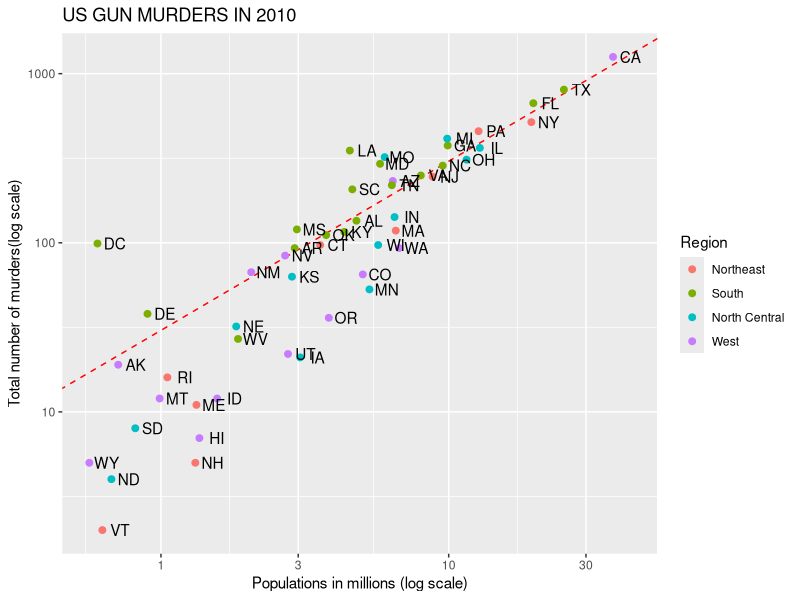
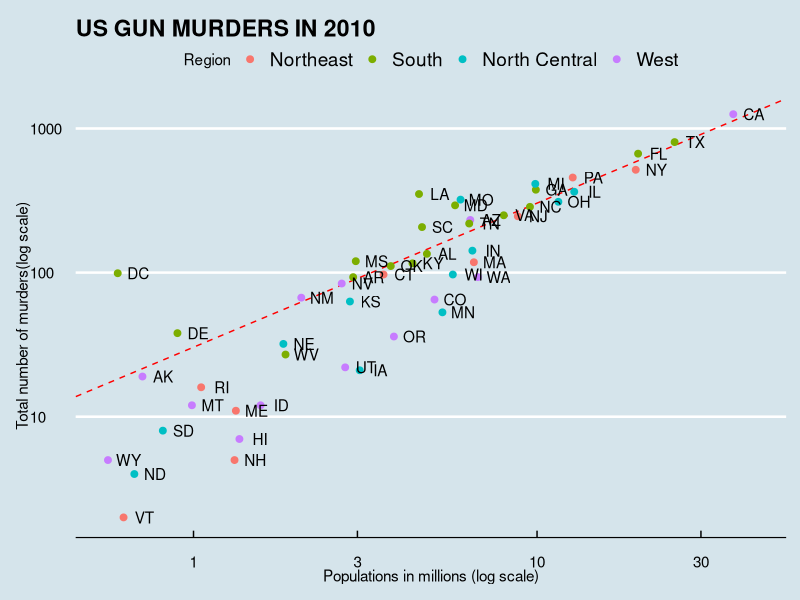
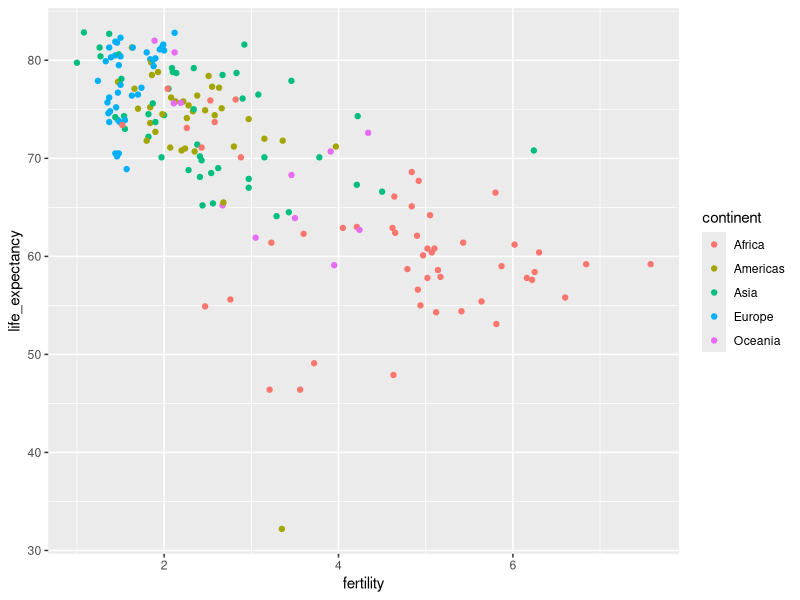
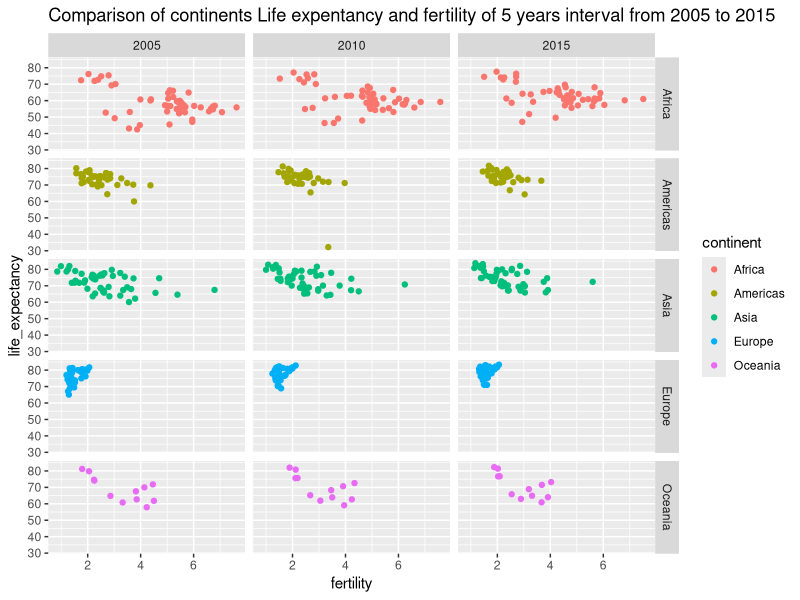
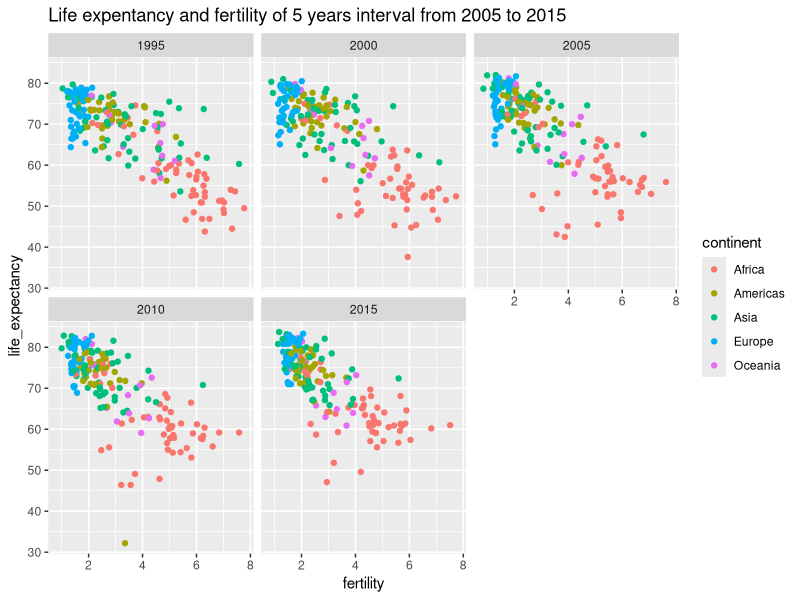
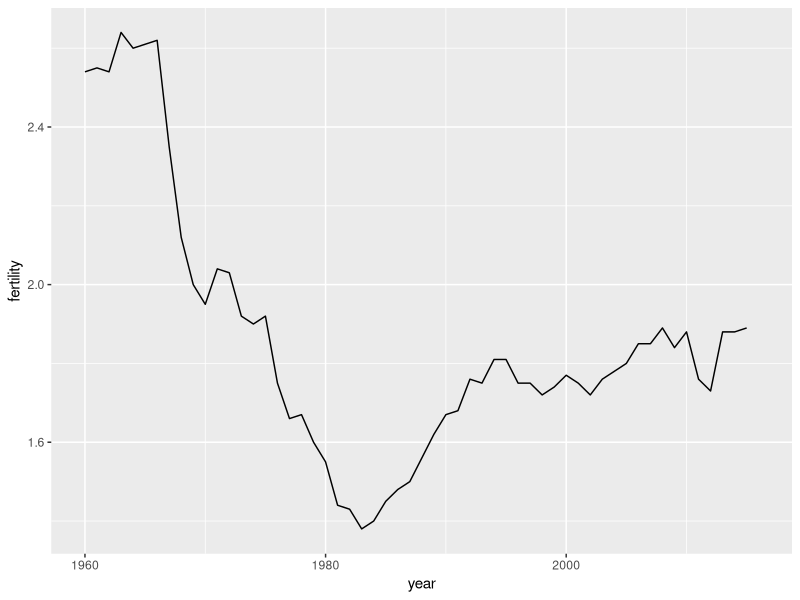
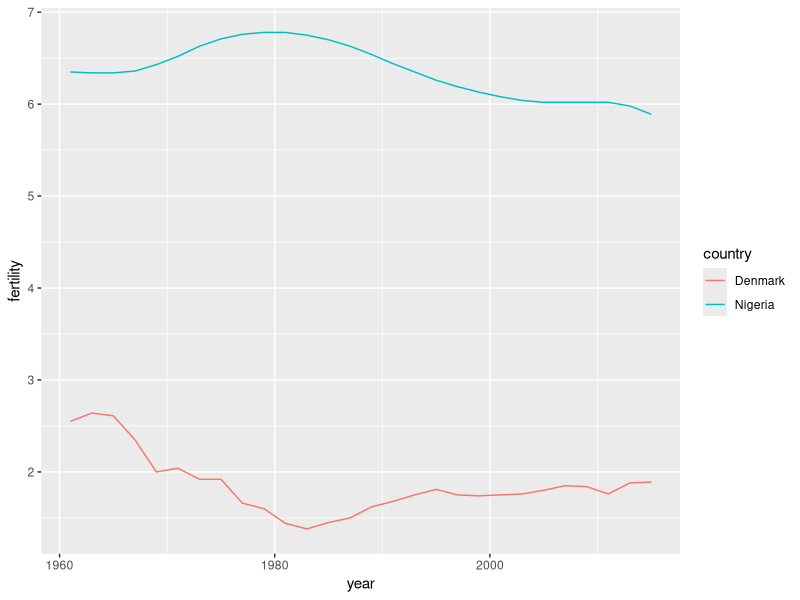
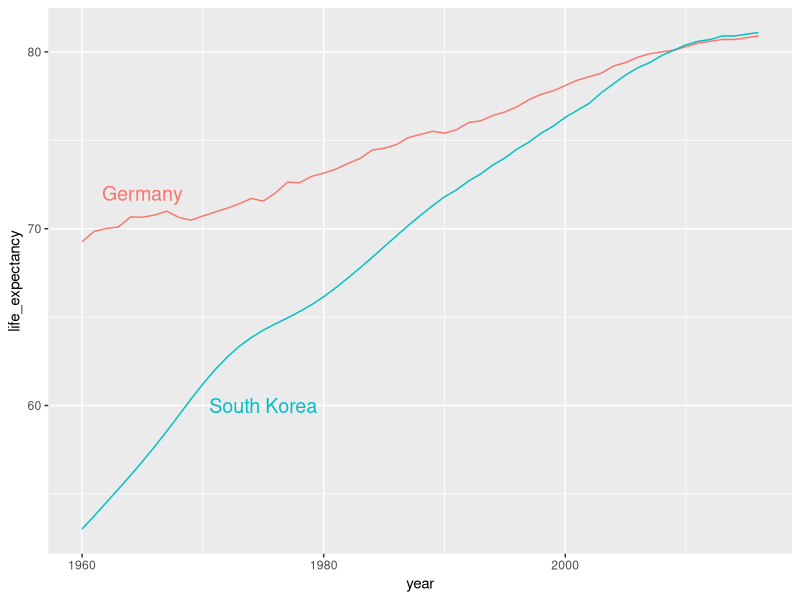

Write R code to recreate these figures, in order.
library(tidyverse)
library(dslabs)
data(murders)
r <- murders %>% summarize (rate =sum(total)/sum(population)*1000000) %>% .$rate
p <- murders %>% ggplot(aes(population/10^6, total, label = abb))
m <- p + geom_abline(intercept = log10(r), lty = 2, color = 'red') +
  geom_point(aes(col = region), size = 2)+
    geom_text(nudge_x = 0.06) +
  scale_x_continuous(trans = 'log10') +
  scale_y_continuous(trans = 'log10') +
  xlab('Populations in millions (log scale)') + 
  ylab('Total number of murders(log scale)') +
  ggtitle('US GUN MURDERS IN 2010') +
  scale_color_discrete(name = 'Region')
print(m)
library(ggthemes)
library(ggrepel)
m + theme_economist()
library(dslabs)
data("gapminder")
head(gapminder)
tail(gapminder)
#to get the mortality rate of two countries from gapminder data
gapminder %>% filter(year== 2011 & country %in% c('Nigeria', 'Ghana')) %>% select(country, infant_mortality)
gapminder %>% filter(year == 2010) %>%ggplot(aes(fertility, life_expectancy, color = continent)) + 
  geom_point()
#faceting
# comparing across continents and across select years
gapminder %>% filter(year%in% c(2005, 2010, 2015)) %>%ggplot(aes(fertility, life_expectancy, color = continent))+
  geom_point() + facet_grid(continent~ year)+ ggtitle ('Comparison of continents Life expentancy and fertility of 5 years interval from 2005 to 2015')
#to have a viewable dimension, we use facet_wrap()
#comparing across all continents across specific years
gapminder %>% filter(year%in% c(1995, 2000, 2005, 2010, 2015)) %>%ggplot(aes(fertility, life_expectancy, color = continent))+
  geom_point() + facet_wrap(.~ year) + ggtitle('Life expentancy and fertility of 5 years interval from 2005 to 2015')
#TIME SERIES PLOT
gapminder %>% filter (country == 'Denmark') %>% ggplot(aes(x=year,y= fertility)) +
  geom_line()
#for two countries
gapminder %>% filter (country == c('Denmark','Nigeria')) %>% ggplot(aes(x=year,y= fertility, color = country)) +
  geom_line()
#Adding labels to the map
countries <- c('South Korea', 'Germany')
labels <- data.frame(country = countries, x = c(1975, 1965), y = c(60, 72))
gapminder %>% filter(country %in% countries) %>%
  ggplot(aes(year, life_expectancy, col = country)) +
  geom_line() +
  geom_text(data = labels, aes(x, y, label = country), size = 5) +
  theme(legend.position = "none")
#Gapminder GDP Transformation
gapminder <- gapminder %>% mutate(dollars_per_day = gdp/population/365)
gapminder %>% filter(year == 2010 & !is.na(gdp)) %>% ggplot(aes(dollars_per_day)) +
   geom_histogram(binwidth = 1, color = 'green')
#transforming into log2
gapminder %>% filter(year == 2010 & !is.na(gdp)) %>% ggplot(aes(log2(dollars_per_day))) +
  geom_histogram(binwidth = 1, color = 'green')
#boxplot and stratification
length(levels(gapminder$region))
m <- gapminder %>% filter(dollars_per_day & !is.na(dollars_per_day), region %in% c('Eastern Africa', 'Western Africa', 'Northern Africa', 'Southern Africa'))
m
m %>% ggplot(aes(region, dollars_per_day)) + geom_boxplot()
gapminder %>% filter(year == 2010 & !is.na(gdp)) %>%  mutate(region = reorder(region,dollars_per_day, FUN = median)) %>%  ggplot(aes(region, dollars_per_day, fill = continent)) +
  geom_boxplot() +
  theme(axis.text.x = element_text(angle = 90, hjust = 1)) +
  xlab('') +
  scale_y_continuous(trans='log2')
